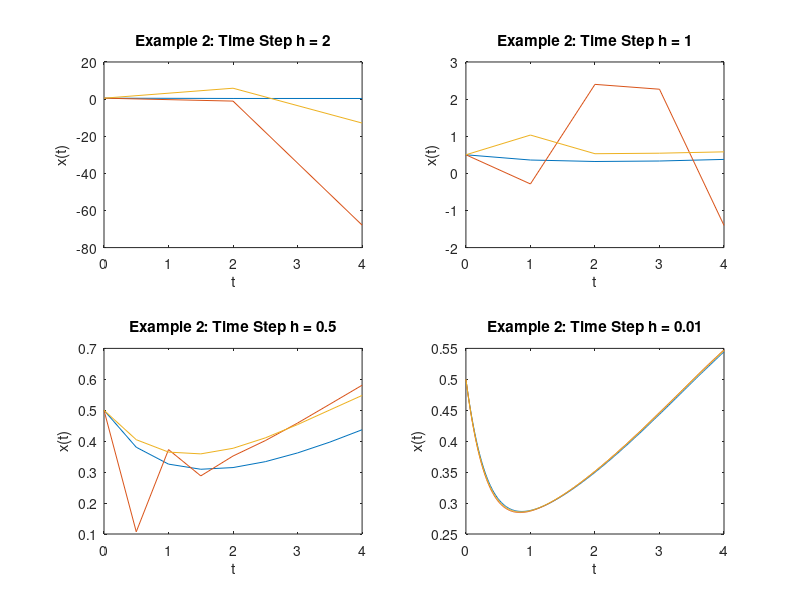
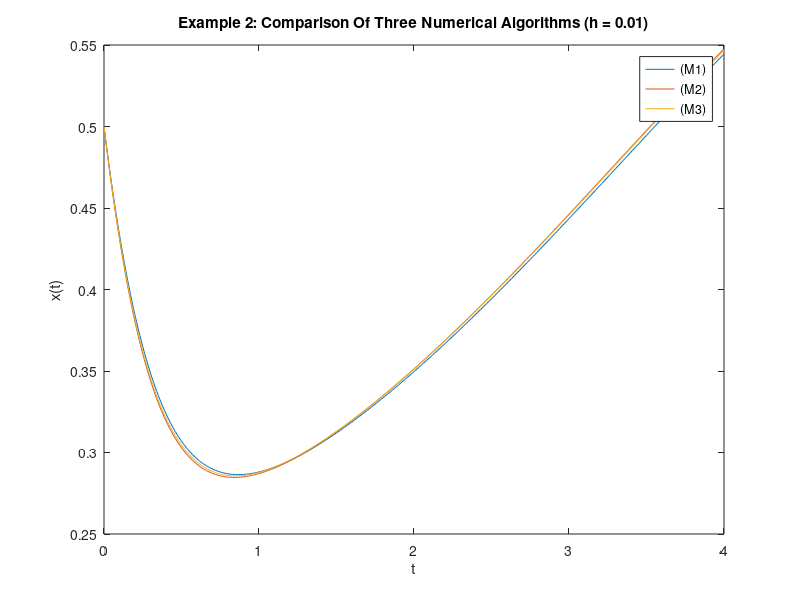

The MATLAB source for these figures, in order:
% Step 0: Close All Windows and Clear Everything

clear all;
close all;

% Step 1: Definition of System Parameters and Initial Conditions

k01 = 1.0;
k02 = 1.0;
k03 = 3.0;
k04 = 3.0;
k05 = 1.0;
k06 = 1.0;
k07 = 1.0;
k08 = 1.0;
k09 = 1.0;
k10 = 1.0;
k11 = 1.0;
k12 = 1.0;

x_start = 0.5; 
y_start = 3.0; 
z_start = 3.0;

% Step 2: Definition of Time Intervals and Solution Vectors

T    = 4;
h_v  = [2 1 0.5 0.01 0.01];

% Step 2.1: Different Time Vectors for Different Time Steps

t_1  = 0:h_v(1):T;
t_1  = (t_1)';
t_2  = 0:h_v(2):T;
t_2  = (t_2)';
t_3  = 0:h_v(3):T;
t_3  = (t_3)';
t_4  = 0:h_v(4):T;
t_4  = (t_4)';
t_5  = 0:h_v(5):T;
t_5  = (t_5)';

% Step 2.2: Solution Vectors for Different Time Steps

% Vectors For h(1)

x_1_nsfd    = zeros(length(t_1),1);
y_1_nsfd    = zeros(length(t_1),1);
z_1_nsfd    = zeros(length(t_1),1);
x_1_nsfd(1) = x_start;
y_1_nsfd(1) = y_start;
z_1_nsfd(1) = z_start;

x_1_ee      = zeros(length(t_1),1);
y_1_ee      = zeros(length(t_1),1);
z_1_ee      = zeros(length(t_1),1);
x_1_ee(1)   = x_start;
y_1_ee(1)   = y_start;
z_1_ee(1)   = z_start;

x_1_rk2     = zeros(length(t_1),1);
y_1_rk2     = zeros(length(t_1),1);
z_1_rk2     = zeros(length(t_1),1);
x_1_rk2(1)   = x_start;
y_1_rk2(1)   = y_start;
z_1_rk2(1)   = z_start;

% Vectors For h(2)

x_2_nsfd    = zeros(length(t_2),1);
y_2_nsfd    = zeros(length(t_2),1);
z_2_nsfd    = zeros(length(t_2),1);
x_2_nsfd(1) = x_start;
y_2_nsfd(1) = y_start;
z_2_nsfd(1) = z_start;

x_2_ee      = zeros(length(t_2),1);
y_2_ee      = zeros(length(t_2),1);
z_2_ee      = zeros(length(t_2),1);
x_2_ee(1)   = x_start;
y_2_ee(1)   = y_start;
z_2_ee(1)   = z_start;

x_2_rk2     = zeros(length(t_2),1);
y_2_rk2     = zeros(length(t_2),1);
z_2_rk2     = zeros(length(t_2),1);
x_2_rk2(1)   = x_start;
y_2_rk2(1)   = y_start;
z_2_rk2(1)   = z_start;

% Vectors For h(3)

x_3_nsfd    = zeros(length(t_3),1);
y_3_nsfd    = zeros(length(t_3),1);
z_3_nsfd    = zeros(length(t_3),1);
x_3_nsfd(1) = x_start;
y_3_nsfd(1) = y_start;
z_3_nsfd(1) = z_start;

x_3_ee      = zeros(length(t_3),1);
y_3_ee      = zeros(length(t_3),1);
z_3_ee      = zeros(length(t_3),1);
x_3_ee(1)   = x_start;
y_3_ee(1)   = y_start;
z_3_ee(1)   = z_start;

x_3_rk2     = zeros(length(t_3),1);
y_3_rk2     = zeros(length(t_3),1);
z_3_rk2     = zeros(length(t_3),1);
x_3_rk2(1)   = x_start;
y_3_rk2(1)   = y_start;
z_3_rk2(1)   = z_start;

% Vectors For h(4)

x_4_nsfd    = zeros(length(t_4),1);
y_4_nsfd    = zeros(length(t_4),1);
z_4_nsfd    = zeros(length(t_4),1);
x_4_nsfd(1) = x_start;
y_4_nsfd(1) = y_start;
z_4_nsfd(1) = z_start;

x_4_ee      = zeros(length(t_4),1);
y_4_ee      = zeros(length(t_4),1);
z_4_ee      = zeros(length(t_4),1);
x_4_ee(1)   = x_start;
y_4_ee(1)   = y_start;
z_4_ee(1)   = z_start;

x_4_rk2     = zeros(length(t_4),1);
y_4_rk2     = zeros(length(t_4),1);
z_4_rk2     = zeros(length(t_4),1);
x_4_rk2(1)   = x_start;
y_4_rk2(1)   = y_start;
z_4_rk2(1)   = z_start;

% Vectors For h(5)

x_5_nsfd    = zeros(length(t_5),1);
y_5_nsfd    = zeros(length(t_5),1);
z_5_nsfd    = zeros(length(t_5),1);
x_5_nsfd(1) = x_start;
y_5_nsfd(1) = y_start;
z_5_nsfd(1) = z_start;

x_5_ee      = zeros(length(t_5),1);
y_5_ee      = zeros(length(t_5),1);
z_5_ee      = zeros(length(t_5),1);
x_5_ee(1)   = x_start;
y_5_ee(1)   = y_start;
z_5_ee(1)   = z_start;

x_5_rk2     = zeros(length(t_5),1);
y_5_rk2     = zeros(length(t_5),1);
z_5_rk2     = zeros(length(t_5),1);
x_5_rk2(1)   = x_start;
y_5_rk2(1)   = y_start;
z_5_rk2(1)   = z_start;

% Step 3: Loops Over Times For All Three Algorithms

% Step 3.1: Loop For h = h_v(1)

h = h_v(1);

for j = 1:1:length(t_1)-1
  
  % Method 1: Loop For NSFD-Method
  
  A             = 1 + h*(k03*y_1_nsfd(j)/(x_1_nsfd(j)+k04) ...
                  + k05*z_1_nsfd(j)/(x_1_nsfd(j)+k06));
  B             = 1 + h*k08/(y_1_nsfd(j)+k09);
  C             = 1 + h*k11/(z_1_nsfd(j)+k12);
  x_1_nsfd(j+1) = x_1_nsfd(j)*(1+h*k02)/A + (h*k01)/A;
  y_1_nsfd(j+1) = y_1_nsfd(j)/B + h*k07*x_1_nsfd(j+1)/B;
  z_1_nsfd(j+1) = z_1_nsfd(j)/C + h*k10*x_1_nsfd(j+1)/C;
  
  % Method 2: Loop For Explicit Eulerian Method
  
  x_1_ee(j+1)   = x_1_ee(j) + h*(k01+k02*x_1_ee(j)-k03*(x_1_ee(j)*y_1_ee(j))/(x_1_ee(j)+k04)-k05*(x_1_ee(j)*z_1_ee(j))/(x_1_ee(j)+k06));
  y_1_ee(j+1)   = y_1_ee(j) + h*(k07*x_1_ee(j)-k08*(y_1_ee(j))/(y_1_ee(j)+k09));
  z_1_ee(j+1)   = z_1_ee(j) + h*(k10*x_1_ee(j)-k11*(z_1_ee(j))/(z_1_ee(j)+k12));
  
  % Method 3: Loop For Runge-Kutta Method Of Second Order
  
  t_h           = t_1(j) + 0.5*h;
  t_f           = t_1(j) + 1.0*h;
  x_h           = x_1_rk2(j) + 0.5*h*(k01+k02*x_1_rk2(j)-k03*(x_1_rk2(j)*y_1_rk2(j))/(x_1_rk2(j)+k04)-k05*(x_1_rk2(j)*z_1_rk2(j))/(x_1_rk2(j)+k06));
  y_h           = y_1_rk2(j) + 0.5*h*(k07*x_1_rk2(j)-k08*(y_1_rk2(j))/(y_1_rk2(j)+k09));
  z_h           = z_1_rk2(j) + 0.5*h*(k10*x_1_rk2(j)-k11*(z_1_rk2(j))/(z_1_rk2(j)+k12));
  x_1_rk2(j+1)  = x_1_rk2(j) + h*(k01+k02*x_h-k03*(x_h*y_h)/(x_h+k04)-k05*(x_h*z_h)/(x_h+k06));
  y_1_rk2(j+1)  = y_1_rk2(j) + h*(k07*x_h-k08*(y_h)/(y_h+k09));
  z_1_rk2(j+1)  = z_1_rk2(j) + h*(k10*x_h-k11*(z_h)/(z_h+k12));
  
endfor

% Step 3.2: Loop For h = h_v(2)

h = h_v(2);

for j = 1:1:length(t_2)-1
  
  % Method 1: Loop For NSFD-Method
  
  A             = 1 + h*(k03*y_2_nsfd(j)/(x_2_nsfd(j)+k04) ...
                  + k05*z_2_nsfd(j)/(x_2_nsfd(j)+k06));
  B             = 1 + h*k08/(y_2_nsfd(j)+k09);
  C             = 1 + h*k11/(z_2_nsfd(j)+k12);
  x_2_nsfd(j+1) = x_2_nsfd(j)*(1+h*k02)/A + (h*k01)/A;
  y_2_nsfd(j+1) = y_2_nsfd(j)/B + h*k07*x_2_nsfd(j+1)/B;
  z_2_nsfd(j+1) = z_2_nsfd(j)/C + h*k10*x_2_nsfd(j+1)/C;
  
  % Method 2: Loop For Explicit Eulerian Method
  
  x_2_ee(j+1)   = x_2_ee(j) + h*(k01+k02*x_2_ee(j)-k03*(x_2_ee(j)*y_2_ee(j))/(x_2_ee(j)+k04)-k05*(x_2_ee(j)*z_2_ee(j))/(x_2_ee(j)+k06));
  y_2_ee(j+1)   = y_2_ee(j) + h*(k07*x_2_ee(j)-k08*(y_2_ee(j))/(y_2_ee(j)+k09));
  z_2_ee(j+1)   = z_2_ee(j) + h*(k10*x_2_ee(j)-k11*(z_2_ee(j))/(z_2_ee(j)+k12));
  
  % Method 3: Loop For Runge-Kutta Method Of Second Order
  
  t_h           = t_2(j) + 0.5*h;
  t_f           = t_2(j) + 1.0*h;
  x_h           = x_2_rk2(j) + 0.5*h*(k01+k02*x_2_rk2(j)-k03*(x_2_rk2(j)*y_2_rk2(j))/(x_2_rk2(j)+k04)-k05*(x_2_rk2(j)*z_2_rk2(j))/(x_2_rk2(j)+k06));
  y_h           = y_2_rk2(j) + 0.5*h*(k07*x_2_rk2(j)-k08*(y_2_rk2(j))/(y_2_rk2(j)+k09));
  z_h           = z_2_rk2(j) + 0.5*h*(k10*x_2_rk2(j)-k11*(z_2_rk2(j))/(z_2_rk2(j)+k12));
  x_2_rk2(j+1)  = x_2_rk2(j) + h*(k01+k02*x_h-k03*(x_h*y_h)/(x_h+k04)-k05*(x_h*z_h)/(x_h+k06));
  y_2_rk2(j+1)  = y_2_rk2(j) + h*(k07*x_h-k08*(y_h)/(y_h+k09));
  z_2_rk2(j+1)  = z_2_rk2(j) + h*(k10*x_h-k11*(z_h)/(z_h+k12));
  
endfor

% Step 3.3: Loop For h = h_v(3)

h = h_v(3);

for j = 1:1:length(t_3)-1
  
  % Method 1: Loop For NSFD-Method
  
  A             = 1 + h*(k03*y_3_nsfd(j)/(x_3_nsfd(j)+k04) ...
                  + k05*z_3_nsfd(j)/(x_3_nsfd(j)+k06));
  B             = 1 + h*k08/(y_3_nsfd(j)+k09);
  C             = 1 + h*k11/(z_3_nsfd(j)+k12);
  x_3_nsfd(j+1) = x_3_nsfd(j)*(1+h*k02)/A + (h*k01)/A;
  y_3_nsfd(j+1) = y_3_nsfd(j)/B + h*k07*x_3_nsfd(j+1)/B;
  z_3_nsfd(j+1) = z_3_nsfd(j)/C + h*k10*x_3_nsfd(j+1)/C;
  
  % Method 2: Loop For Explicit Eulerian Method
  
  x_3_ee(j+1)   = x_3_ee(j) + h*(k01+k02*x_3_ee(j)-k03*(x_3_ee(j)*y_3_ee(j))/(x_3_ee(j)+k04)-k05*(x_3_ee(j)*z_3_ee(j))/(x_3_ee(j)+k06));
  y_3_ee(j+1)   = y_3_ee(j) + h*(k07*x_3_ee(j)-k08*(y_3_ee(j))/(y_3_ee(j)+k09));
  z_3_ee(j+1)   = z_3_ee(j) + h*(k10*x_3_ee(j)-k11*(z_3_ee(j))/(z_3_ee(j)+k12));
  
  % Method 3: Loop For Runge-Kutta Method Of Second Order
  
  t_h           = t_3(j) + 0.5*h;
  t_f           = t_3(j) + 1.0*h;
  x_h           = x_3_rk2(j) + 0.5*h*(k01+k02*x_3_rk2(j)-k03*(x_3_rk2(j)*y_3_rk2(j))/(x_3_rk2(j)+k04)-k05*(x_3_rk2(j)*z_3_rk2(j))/(x_3_rk2(j)+k06));
  y_h           = y_3_rk2(j) + 0.5*h*(k07*x_3_rk2(j)-k08*(y_3_rk2(j))/(y_3_rk2(j)+k09));
  z_h           = z_3_rk2(j) + 0.5*h*(k10*x_3_rk2(j)-k11*(z_3_rk2(j))/(z_3_rk2(j)+k12));
  x_3_rk2(j+1)  = x_3_rk2(j) + h*(k01+k02*x_h-k03*(x_h*y_h)/(x_h+k04)-k05*(x_h*z_h)/(x_h+k06));
  y_3_rk2(j+1)  = y_3_rk2(j) + h*(k07*x_h-k08*(y_h)/(y_h+k09));
  z_3_rk2(j+1)  = z_3_rk2(j) + h*(k10*x_h-k11*(z_h)/(z_h+k12));
  
endfor

% Step 3.4: Loop For h = h_v(4)

h = h_v(4);

for j = 1:1:length(t_4)-1
  
  % Method 1: Loop For NSFD-Method
  
  A             = 1 + h*(k03*y_4_nsfd(j)/(x_4_nsfd(j)+k04) ...
                  + k05*z_4_nsfd(j)/(x_4_nsfd(j)+k06));
  B             = 1 + h*k08/(y_4_nsfd(j)+k09);
  C             = 1 + h*k11/(z_4_nsfd(j)+k12);
  x_4_nsfd(j+1) = x_4_nsfd(j)*(1+h*k02)/A + (h*k01)/A;
  y_4_nsfd(j+1) = y_4_nsfd(j)/B + h*k07*x_4_nsfd(j+1)/B;
  z_4_nsfd(j+1) = z_4_nsfd(j)/C + h*k10*x_4_nsfd(j+1)/C;
  
  % Method 2: Loop For Explicit Eulerian Method
  
  x_4_ee(j+1)   = x_4_ee(j) + h*(k01+k02*x_4_ee(j)-k03*(x_4_ee(j)*y_4_ee(j))/(x_4_ee(j)+k04)-k05*(x_4_ee(j)*z_4_ee(j))/(x_4_ee(j)+k06));
  y_4_ee(j+1)   = y_4_ee(j) + h*(k07*x_4_ee(j)-k08*(y_4_ee(j))/(y_4_ee(j)+k09));
  z_4_ee(j+1)   = z_4_ee(j) + h*(k10*x_4_ee(j)-k11*(z_4_ee(j))/(z_4_ee(j)+k12));
  
  % Method 3: Loop For Runge-Kutta Method Of Second Order
  
  t_h           = t_4(j) + 0.5*h;
  t_f           = t_4(j) + 1.0*h;
  x_h           = x_4_rk2(j) + 0.5*h*(k01+k02*x_4_rk2(j)-k03*(x_4_rk2(j)*y_4_rk2(j))/(x_4_rk2(j)+k04)-k05*(x_4_rk2(j)*z_4_rk2(j))/(x_4_rk2(j)+k06));
  y_h           = y_4_rk2(j) + 0.5*h*(k07*x_4_rk2(j)-k08*(y_4_rk2(j))/(y_4_rk2(j)+k09));
  z_h           = z_4_rk2(j) + 0.5*h*(k10*x_4_rk2(j)-k11*(z_4_rk2(j))/(z_4_rk2(j)+k12));
  x_4_rk2(j+1)  = x_4_rk2(j) + h*(k01+k02*x_h-k03*(x_h*y_h)/(x_h+k04)-k05*(x_h*z_h)/(x_h+k06));
  y_4_rk2(j+1)  = y_4_rk2(j) + h*(k07*x_h-k08*(y_h)/(y_h+k09));
  z_4_rk2(j+1)  = z_4_rk2(j) + h*(k10*x_h-k11*(z_h)/(z_h+k12));
  
endfor

% Step 3.5: Loop For h = h_v(4)

h = h_v(5);

for j = 1:1:length(t_5)-1
  
  % Method 1: Loop For NSFD-Method
  
  A             = 1 + h*(k03*y_5_nsfd(j)/(x_5_nsfd(j)+k04) ...
                  + k05*z_5_nsfd(j)/(x_5_nsfd(j)+k06));
  B             = 1 + h*k08/(y_5_nsfd(j)+k09);
  C             = 1 + h*k11/(z_5_nsfd(j)+k12);
  x_5_nsfd(j+1) = x_5_nsfd(j)*(1+h*k02)/A + (h*k01)/A;
  y_5_nsfd(j+1) = y_5_nsfd(j)/B + h*k07*x_5_nsfd(j+1)/B;
  z_5_nsfd(j+1) = z_5_nsfd(j)/C + h*k10*x_5_nsfd(j+1)/C;
  
  % Method 2: Loop For Explicit Eulerian Method
  
  x_5_ee(j+1)   = x_5_ee(j) + h*(k01+k02*x_5_ee(j)-k03*(x_5_ee(j)*y_5_ee(j))/(x_5_ee(j)+k04)-k05*(x_5_ee(j)*z_5_ee(j))/(x_5_ee(j)+k06));
  y_5_ee(j+1)   = y_5_ee(j) + h*(k07*x_5_ee(j)-k08*(y_5_ee(j))/(y_5_ee(j)+k09));
  z_5_ee(j+1)   = z_5_ee(j) + h*(k10*x_5_ee(j)-k11*(z_5_ee(j))/(z_5_ee(j)+k12));
  
  % Method 3: Loop For Runge-Kutta Method Of Second Order
  
  t_h           = t_5(j) + 0.5*h;
  t_f           = t_5(j) + 1.0*h;
  x_h           = x_5_rk2(j) + 0.5*h*(k01+k02*x_5_rk2(j)-k03*(x_5_rk2(j)*y_5_rk2(j))/(x_5_rk2(j)+k04)-k05*(x_5_rk2(j)*z_5_rk2(j))/(x_5_rk2(j)+k06));
  y_h           = y_5_rk2(j) + 0.5*h*(k07*x_5_rk2(j)-k08*(y_5_rk2(j))/(y_5_rk2(j)+k09));
  z_h           = z_5_rk2(j) + 0.5*h*(k10*x_5_rk2(j)-k11*(z_5_rk2(j))/(z_5_rk2(j)+k12));
  x_5_rk2(j+1)  = x_5_rk2(j) + h*(k01+k02*x_h-k03*(x_h*y_h)/(x_h+k04)-k05*(x_h*z_h)/(x_h+k06));
  y_5_rk2(j+1)  = y_5_rk2(j) + h*(k07*x_h-k08*(y_h)/(y_h+k09));
  z_5_rk2(j+1)  = z_5_rk2(j) + h*(k10*x_h-k11*(z_h)/(z_h+k12));
  
endfor

% Step 4: Plots For Comparison

##figure(1)
##plot(t_1,x_1_nsfd)
##hold on
##plot(t_1,x_1_ee)
##hold on
##plot(t_1,x_1_rk2)
##title("Example 2: Comparison Of Three Numerical Algorithms (h = 1)")
##xlabel("t")
##ylabel("x(t)")
##legend("(M1)", "(M2)", "(M3)")
##
##figure(2)
##plot(t_2,x_2_nsfd)
##hold on
##plot(t_2,x_2_ee)
##hold on
##plot(t_2,x_2_rk2)
##title("Example 2: Comparison Of Three Numerical Algorithms (h = 0.75)")
##xlabel("t")
##ylabel("x(t)")
##legend("(M1)", "(M2)", "(M3)")
##
##figure(3)
##plot(t_3,x_3_nsfd)
##hold on
##plot(t_3,x_3_ee)
##hold on
##plot(t_3,x_3_rk2)
##title("Example 2: Comparison Of Three Numerical Algorithms (h = 0.5)")
##xlabel("t")
##ylabel("x(t)")
##legend("(M1)", "(M2)", "(M3)")
##
##figure(4)
##plot(t_4,x_4_nsfd)
##hold on
##plot(t_4,x_4_ee)
##hold on
##plot(t_4,x_4_rk2)
##title("Example 2: Comparison Of Three Numerical Algorithms (h = 0.1)")
##xlabel("t")
##ylabel("x(t)")
##legend("(M1)", "(M2)", "(M3)")

figure(1)
subplot(2,2,1);
plot(t_1,x_1_nsfd)
hold on
plot(t_1,x_1_ee)
hold on
plot(t_1,x_1_rk2)
title("Example 2: Time Step h = 2")
xlabel("t")
ylabel("x(t)")
%legend({"(M1)", "(M2)", "(M3)"},"location","northwest")
hold off
subplot(2,2,2);
plot(t_2,x_2_nsfd)
hold on
plot(t_2,x_2_ee)
hold on
plot(t_2,x_2_rk2)
title("Example 2: Time Step h = 1")
xlabel("t")
ylabel("x(t)")
%legend({"(M1)", "(M2)", "(M3)"},"location","northwest")
hold off
subplot(2,2,3);
plot(t_3,x_3_nsfd)
hold on
plot(t_3,x_3_ee)
hold on
plot(t_3,x_3_rk2)
title("Example 2: Time Step h = 0.5")
xlabel("t")
ylabel("x(t)")
%legend({"(M1)", "(M2)", "(M3)"},"location","northwest")
hold off
subplot(2,2,4);
plot(t_4,x_4_nsfd)
hold on
plot(t_4,x_4_ee)
hold on
plot(t_4,x_4_rk2)
title("Example 2: Time Step h = 0.01")
xlabel("t")
ylabel("x(t)")
%legend({"(M1)", "(M2)", "(M3)"},"location","northwest")

figure(2)
plot(t_5,x_5_nsfd)
hold on
plot(t_5,x_5_ee)
hold on
plot(t_5,x_5_rk2)
title("Example 2: Comparison Of Three Numerical Algorithms (h = 0.01)")
xlabel("t")
ylabel("x(t)")
legend("(M1)", "(M2)", "(M3)")